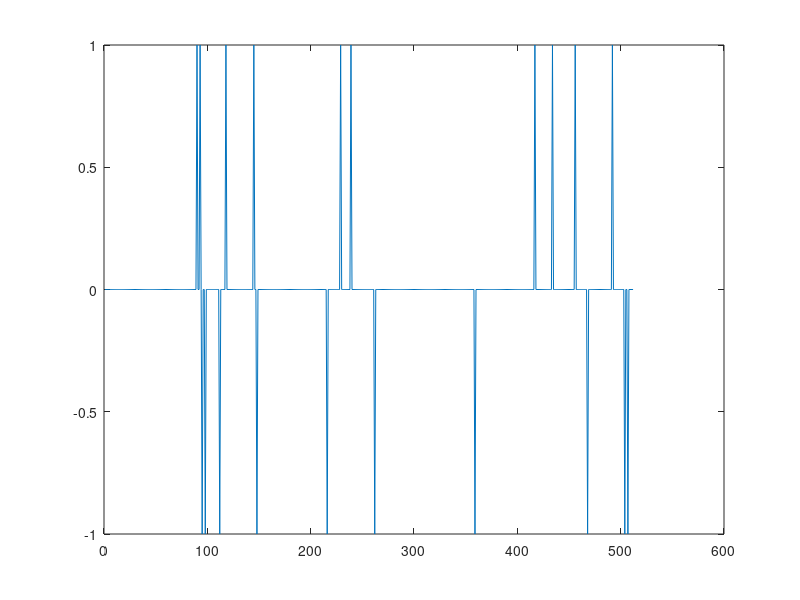

The MATLAB source for this figure: (Note: this script raises an error after producing the figure.)
%% addpath for PQN working
%addpath(genpath('/Volumes/Users/linamiao/Dropbox/PQN/'))
cd ../../../../pqnl1;
addpath(genpath(pwd))
cd ../experiments/help_spgl1/modifying/task12illconditioned
addpath(genpath(pwd))
rmpath('/Volumes/Users/linamiao/Dropbox/PQN/pqnl1/minConF/')

%stream = RandStream.getGlobalStream;
%reset(stream);


%% sample matrix and options
m = 120; n = 512; k = 20; % m rows, n cols, k nonzeros.
A  = randn(m,n); [Q,R] = qr(A',0);  A = Q';

opts.decTol = 1e-3;
opts.optTol = 1e-4;
opts.iterations = 100;

% save temp A m n k opts
% clear;
% load temp

%% problem setting
p = randperm(n); x0 = zeros(n,1); x0(p(1:k)) = sign(randn(k,1));
figure;plot(x0)
b  = A*x0;

tau = norm(x0,1);

%% reconstruct
[x_pqn1,r_pqn1,g_pqn1,info_pqn1] = pqnl1_2(A, b, tau, [], zeros(size(x0)), opts);

% using the original minConf_PQN
[x_pqn2,r_pqn2,g_pqn2,info_pqn2] = pqnl1_test(A, b, tau, [], zeros(size(x0)), opts);
